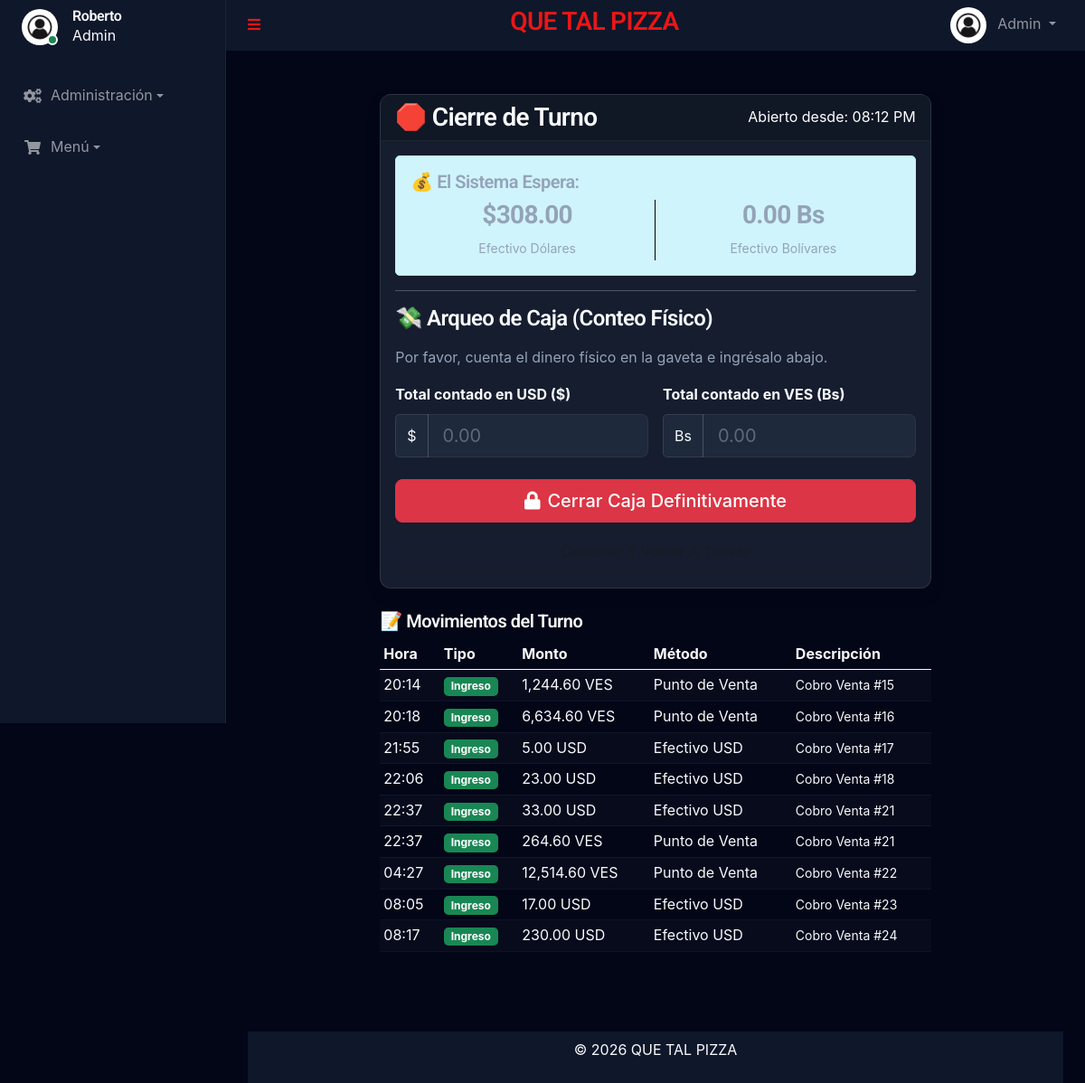
The page /paginas/cierre_caja.php (signed in) on the database as committed earlier.
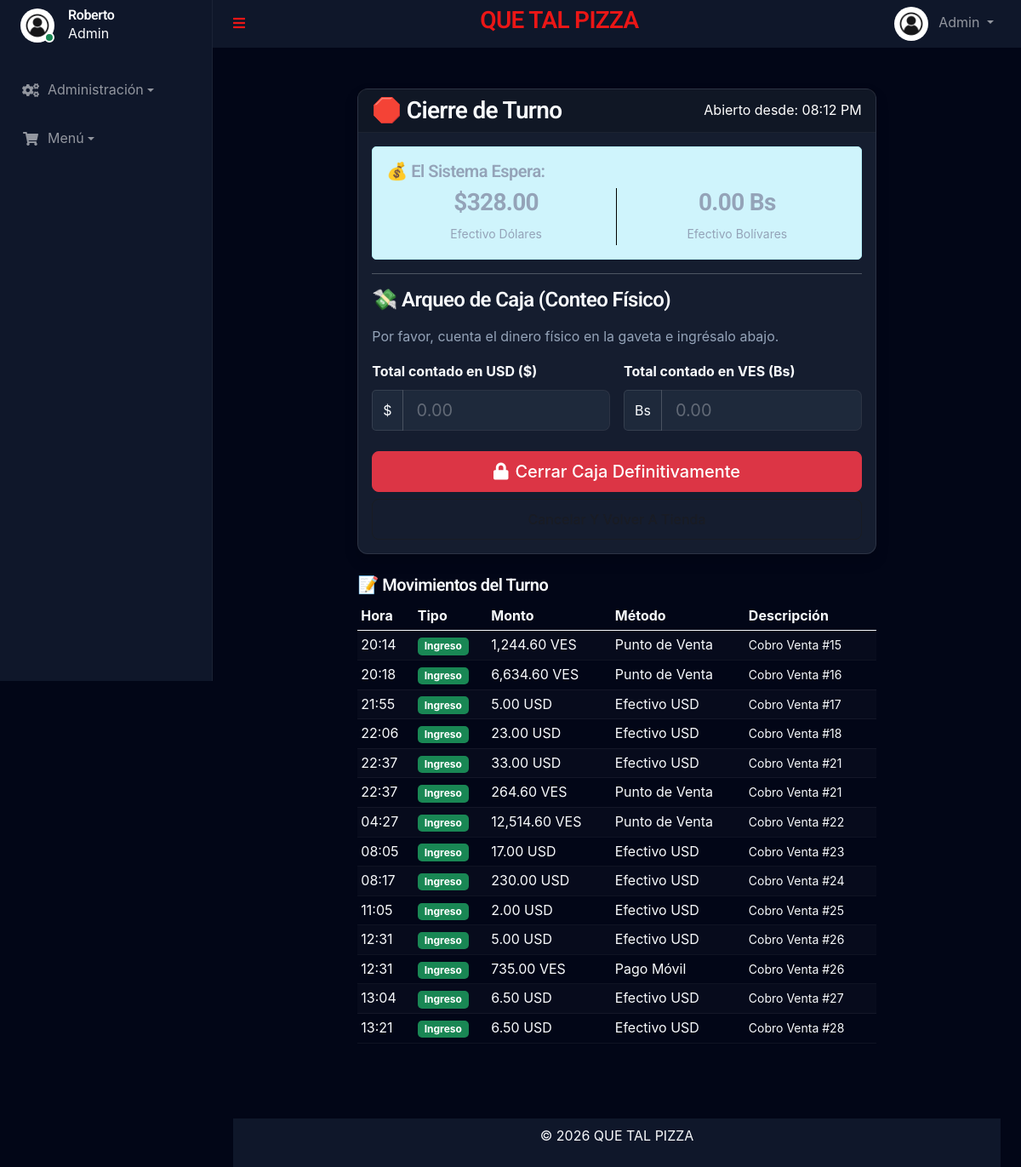
The same page on the database as committed later.
### tables this page shows
CREATE TABLE `cash_sessions` (
  `id` int(11) NOT NULL,
  `user_id` int(11) NOT NULL,
  `opening_balance_usd` decimal(10,2) DEFAULT 0.00,
  `opening_balance_ves` decimal(10,2) DEFAULT 0.00,
  `closing_balance_usd` decimal(10,2) DEFAULT 0.00,
  `closing_balance_ves` decimal(10,2) DEFAULT 0.00,
  `calculated_usd` decimal(10,2) DEFAULT 0.00,
  `calculated_ves` decimal(10,2) DEFAULT 0.00,
  `status` enum('open','closed') DEFAULT 'open',
  `opened_at` timestamp NULL DEFAULT current_timestamp(),
  `closed_at` timestamp NULL DEFAULT NULL
);

CREATE TABLE `transactions` (
  `id` int(11) NOT NULL,
  `cash_session_id` int(11) NOT NULL,
  `type` enum('income','expense') NOT NULL,
  `amount` decimal(12,2) NOT NULL,
  `currency` enum('USD','VES') NOT NULL,
  `exchange_rate` decimal(10,2) NOT NULL DEFAULT 1.00,
  `amount_usd_ref` decimal(12,2) NOT NULL DEFAULT 0.00,
  `payment_method_id` int(11) NOT NULL,
  `reference_type` enum('order','purchase','adjustment','manual','debt_payment') NOT NULL DEFAULT 'manual',
  `reference_id` int(11) DEFAULT NULL,
  `description` text DEFAULT NULL,
  `created_by` int(11) NOT NULL,
  `created_at` timestamp NULL DEFAULT current_timestamp()
);

CREATE TABLE `payment_methods` (
  `id` int(11) NOT NULL,
  `name` varchar(50) NOT NULL,
  `currency` enum('USD','VES') NOT NULL,
  `type` enum('cash','bank','digital') NOT NULL DEFAULT 'cash',
  `is_active` tinyint(1) DEFAULT 1
);

### templates/autoload.php (called while the page is built, shortened)
<?php
require_once __DIR__ . '/../funciones/UserManager.php';
require_once __DIR__ . '/../funciones/CashRegisterManager.php';
$cashRegisterManager = new CashRegisterManager($db);

### funciones/CashRegisterManager.php (called while the page is built, shortened)
<?php
class CashRegisterManager
{
    private $db;
    public function __construct($db)
    {
        $this->db = $db;
    }
    public function hasOpenSession($userId)
    {
        $stmt = $this->db->prepare("SELECT id FROM cash_sessions WHERE user_id = ? AND status = 'open'");
        $stmt->execute([$userId]);
        return $stmt->fetchColumn();
    }
    public function getSessionReport($userId)
    {
        $sessionId = $this->hasOpenSession($userId);
        $report = [
            'id' => $sessionId,
            'expected_usd' => 0,
            'expected_ves' => 0,
            'movements' => []
        ];
        $stmt = $this->db->prepare("SELECT * FROM cash_sessions WHERE id = ?");
        $stmt->execute([$sessionId]);
        $session = $stmt->fetch(PDO::FETCH_ASSOC);
        $report['expected_usd'] = floatval($session['opening_balance_usd']);
        $report['expected_ves'] = floatval($session['opening_balance_ves']);
        $report['opened_at'] = $session['opened_at'];
        $sql = "SELECT t.*, pm.type as method_type, pm.name as method_name
                        FROM transactions t
                        JOIN payment_methods pm ON t.payment_method_id = pm.id
                        WHERE t.cash_session_id = ?
                        ORDER BY t.created_at ASC";
        $stmt = $this->db->prepare($sql);
        $stmt->execute([$sessionId]);
        $trans = $stmt->fetchAll(PDO::FETCH_ASSOC);
        foreach ($trans as $t) {
            if ($t['method_type'] === 'cash' && $t['reference_type'] !== 'adjustment') {
                if ($t['currency'] === 'USD') {
                    $report['expected_usd'] += ($t['type'] === 'income' ? $t['amount'] : -$t['amount']);
                } elseif ($t['currency'] === 'VES') {
                    $report['expected_ves'] += ($t['type'] === 'income' ? $t['amount'] : -$t['amount']);
                }
            }
            $report['movements'][] = $t;
        }
        return $report;
    }
}
?>

### paginas/cierre_caja.php (the view, shortened to what the rows shown need)
<?php
require_once '../templates/autoload.php';
$userId = $_SESSION['user_id'] ?? null;
$report = $cashRegisterManager->getSessionReport($userId);
require_once '../templates/header.php';
?>
<div class="container mt-5 mb-5">
    <div class="row justify-content-center">
        <div class="col-md-8">
            <div class="card shadow">
                <div class="card-header bg-danger text-white d-flex justify-content-between align-items-center">
                    <h3 class="mb-0">🛑 Cierre de Turno</h3>
                    <span>Abierto desde: <?= date('h:i A', strtotime($report['opened_at'])) ?></span>
                </div>
                <div class="card-body">
                    <div class="alert alert-info">
                        <div class="row text-center">
                            <div class="col-6 border-end">
                                <h3 class="fw-bold text-muted">$<?= number_format($report['expected_usd'], 2) ?></h3>
                                <small class="text-muted">Efectivo Dólares</small>
                            </div>
                            <div class="col-6">
                                <h3 class="fw-bold text-muted"><?= number_format($report['expected_ves'], 2) ?> Bs</h3>
                                <small class="text-muted">Efectivo Bolívares</small>
                            </div>
                        </div>
                    </div>
                </div>
            </div>
            <div class="mt-4">
                <div class="table-responsive">
                    <table class="table table-sm table-striped">
                        <thead>
                            <tr>
                                <th>Hora</th>
                                <th>Tipo</th>
                                <th>Monto</th>
                                <th>Método</th>
                                <th>Descripción</th>
                            </tr>
                        </thead>
                        <tbody>
                            <?php foreach ($report['movements'] as $mov): ?>
                                <tr>
                                    <td><?= date('H:i', strtotime($mov['created_at'])) ?></td>
                                    <td>
                                        <span class="badge bg-<?= $mov['type'] == 'income' ? 'success' : 'danger' ?>">
                                            <?= $mov['type'] == 'income' ? 'Ingreso' : 'Egreso' ?>
                                        </span>
                                    </td>
                                    <td>
                                        <?= number_format($mov['amount'], 2) ?>
                                        <?= $mov['currency'] ?>
                                    </td>
                                    <td><?= $mov['method_name'] ?></td>
                                    <td><small><?= $mov['description'] ?></small></td>
                                </tr>
                            <?php endforeach; ?>
                        </tbody>
                    </table>
                </div>
            </div>
        </div>
    </div>
</div>
<?php require_once '../templates/footer.php'; ?>

Rows that differ between the two databases and show on the page:
computed for cash_sessions "08:12 PM": id "308.00" → "328.00"
added transactions: created_at "11:05", type "Ingreso", amount "2.00", currency "USD", payment_method.name "Efectivo USD", description "Cobro Venta #25"
added transactions: created_at "12:31", type "Ingreso", amount "5.00", currency "USD", payment_method.name "Efectivo USD", description "Cobro Venta #26"
added transactions: created_at "12:31", type "Ingreso", amount "735.00", currency "VES", payment_method.name "Pago Móvil", description "Cobro Venta #26"
added transactions: created_at "13:04", type "Ingreso", amount "6.50", currency "USD", payment_method.name "Efectivo USD", description "Cobro Venta #27"
added transactions: created_at "13:21", type "Ingreso", amount "6.50", currency "USD", payment_method.name "Efectivo USD", description "Cobro Venta #28"
